Frame 1 (no input): blank canvas, image omitted
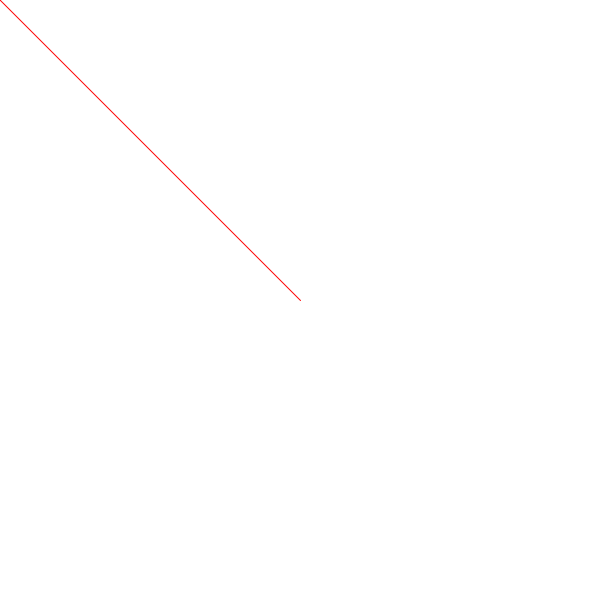
Frame 2 (the mouse pressed at the canvas centre, redrawn once)

The Processing sketch that drew this single still picture (run headless with seeded random() and noise(); the mouse was pressed at the canvas centre and the sketch redrawn once):

// Processing sketch: prac3
// ── prac3.pde
void setup() {
  size(600, 600);
  smooth();
  background(255);
  stroke(255,0,0);
  noLoop();
}

void draw() {
  line(pmouseX, pmouseY, mouseX, mouseY);
}

void keyPressed(){
   if (key == 'a'){
      stroke(0,0,255);
   }else if (key == 'v'){
      stroke(0,255,0);
   } else if (key == 'r'){
      stroke(255,0,0);
   }    
}

void mousePressed() {
  loop();
}

void mouseReleased() {
  noLoop();
}
